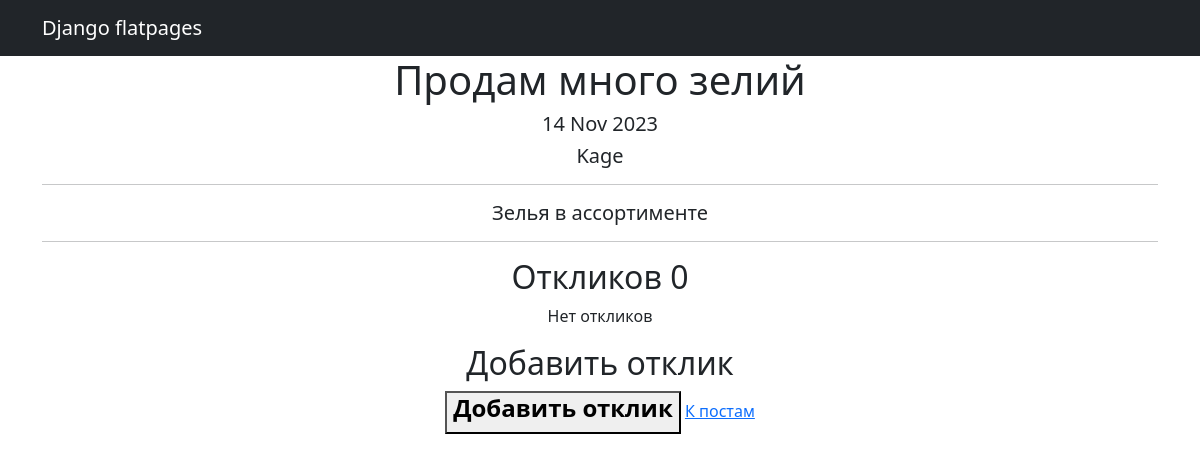
Before: /posts/6 with the older database file.
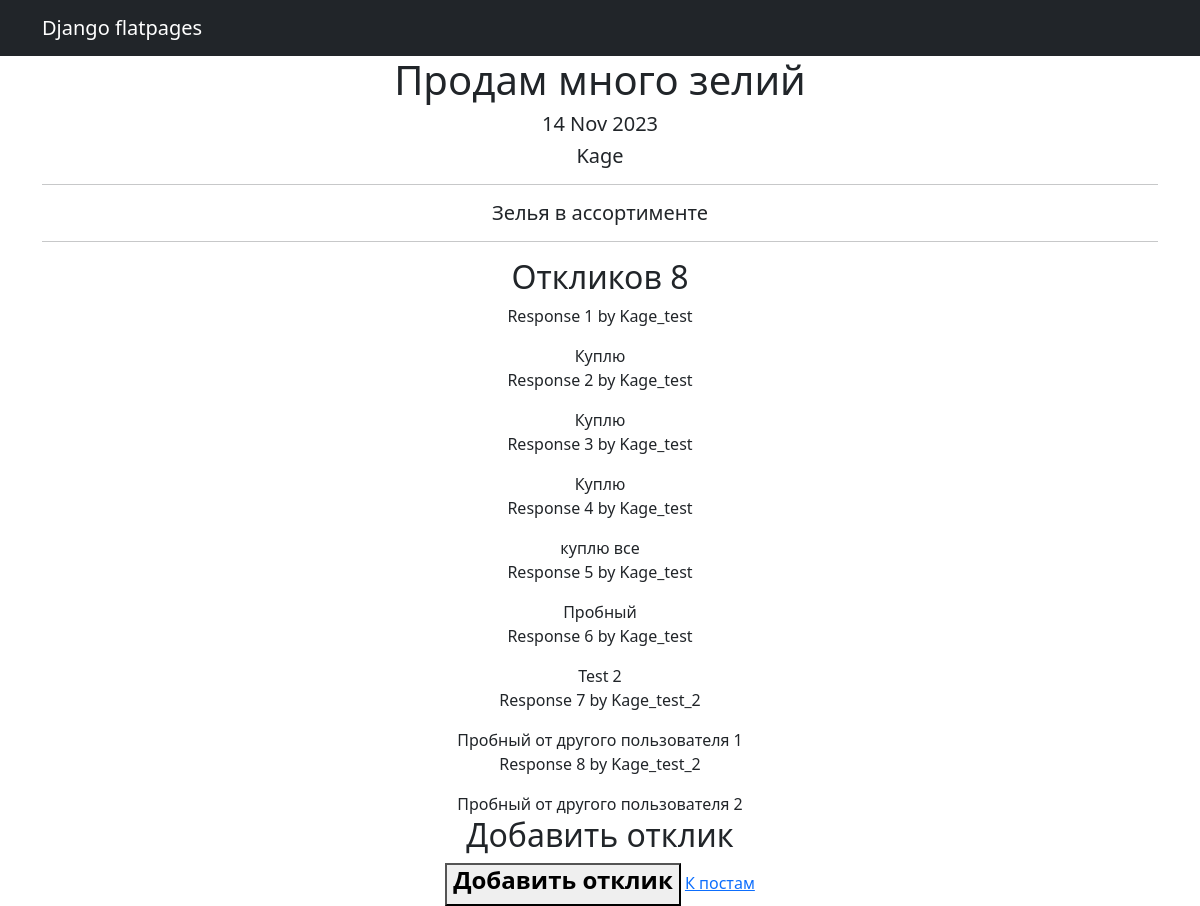
After: the same page with the newer database file.
### PostBoard_main/models.py (models this page shows, shortened)
class Posts(models.Model):
    tanks = 'TK'
    healers = 'HL'
    damage_dealers = 'DD'
    merchants = 'MR'
    guild_masters = 'GM'
    quest_givers = 'QG'
    smiths = 'SM'
    leather_workers = 'LW'
    potion_masters = 'PM'
    enchanters = 'EH'
    TYPE = [
        (tanks, 'Танки'), (healers, 'Хилеры'), (damage_dealers, 'ДД'), (merchants, 'Торговцы'),
        (guild_masters, 'Гильдмастера'), (quest_givers, 'Квестгиверы'), (smiths, 'Кузнецы'),
        (leather_workers, 'Кожевники'), (potion_masters, 'Зельевары'), (enchanters, 'Мастера заклинаний')
    ]
    type_post = models.CharField(max_length=2, choices=TYPE, default='MR')
    time_in = models.DateTimeField(auto_now_add=True)
    headline = models.CharField(max_length=128)
    text = RichTextUploadingField(config_name='my-toolbar')
    category = models.ForeignKey(Category, on_delete=models.CASCADE, related_name='category')
    to_reg_user = models.ForeignKey(User, on_delete=models.CASCADE)

class Response(models.Model):
    time_in = models.DateTimeField(auto_now_add=True)
    text = models.TextField()
    res_user = models.ForeignKey(User, on_delete=models.CASCADE, related_name='reply_user')
    res_post = models.ForeignKey(Posts, on_delete=models.CASCADE, related_name='reply')
    status = models.BooleanField(default=False)

### PostBoard_main/views.py (the view)
# urls.py: path('<int:pk>', PostDetail.as_view(), name='post_detail'),
class PostDetail(DetailView):
    raise_exception = True
    model = Posts
    template_name = 'post_detail.html'
    context_object_name = 'post'
    response_form = ResponseForm
    def get_context_data(self, **kwargs):
        context = super().get_context_data(**kwargs)
        pk = self.kwargs['pk']
        form = ResponseForm()
        post = get_object_or_404(Posts, pk=pk)
        responses = post.reply.all()
        context['post'] = post
        context['responses'] = responses
        context['form'] = form
        return context

### templates/post_detail.html (shortened to what this page needs)
<!DOCTYPE html>
{% extends 'flatpages/default.html' %}
{% load bootstrap3 %}
{% block content %}
    <h1>{{ post.headline }}</h1>
    <h5>{{ post.time_in|date:'d M Y' }}</h5>
    <h5>{{ post.to_reg_user }}</h5>
    <hr>
    <h5>{{ post.text|safe }}</h5>
    <hr>
        <h2>
            Откликов {{ responses.count }}
        </h2>
    {% for response in responses %}
        <div class="response">
            <p class="info">
                Response {{ forloop.counter }} by {{ response.res_user }}
            </p>
            {{ response.text }}
        </div>
    {% empty %}
        <p>Нет откликов</p>
    {% endfor %}
    {% if f %}
        <h2>Отклик добавлен</h2>
    {% else %}
        <h2>Добавить отклик</h2>
    <button>
        <a class="nav-link" href="{% url 'add_response' pk=post.id %}">
            <h4><strong>Добавить отклик</strong></h4>
        </a>
    </button>
    {% endif %}
    <a href="{% url 'posts' %}"> К постам </a>
{% endblock content%}

### templates/flatpages/default.html (shortened to what this page needs)
<!DOCTYPE html>
{% load static %}
<html lang="en">
<head>
    <link href="{% static 'css/styles.css' %}" rel="stylesheet" />
</head>
<body>
    <nav class="navbar navbar-expand-lg navbar-dark bg-dark static-top">
        <div class="container">
            <a class="navbar-brand" href="#">Django flatpages</a>
        </div>
    </nav>
    <div class="container">
        <div class="row">
            <div class="col-lg-12 text-center">
                {% block content %}{% endblock content %}
            </div>
        </div>
    </div>
</body>
</html>

Changed rows visible on the page:
computed for Posts "Продам много зелий": count "0" → "8"
added Response: res_user "Kage_test", text "Куплю"
added Response: res_user "Kage_test", text "Куплю"
added Response: res_user "Kage_test", text "Куплю"
added Response: res_user "Kage_test", text "куплю все"
added Response: res_user "Kage_test", text "Пробный"
added Response: res_user "Kage_test", text "Test 2"
added Response: res_user "Kage_test_2", text "Пробный от другого пользователя 1"
added Response: res_user "Kage_test_2", text "Пробный от другого пользователя 2"
Other visible differences:
text no longer shown: "Нет откликов"
